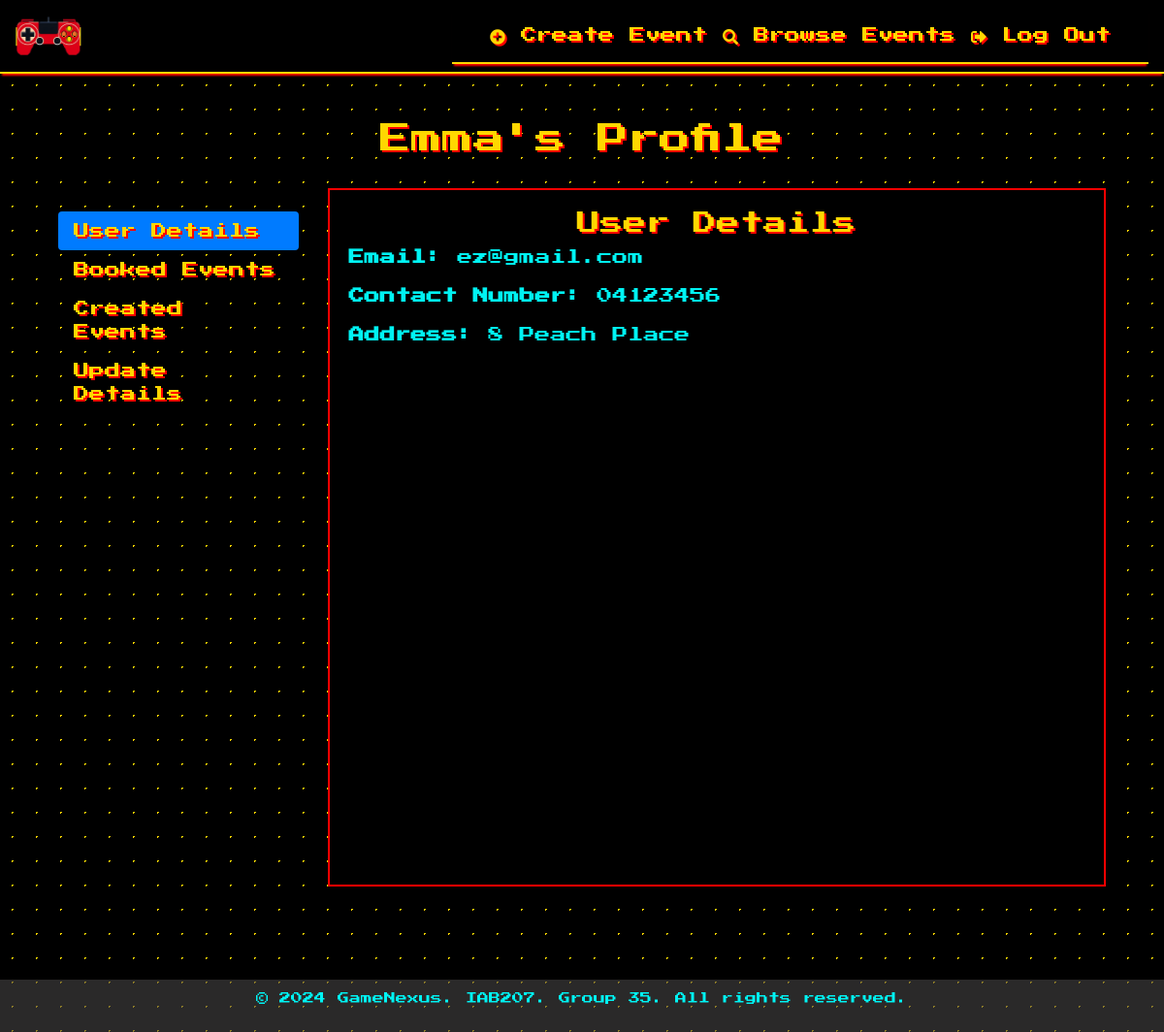
The app's page /user/1 (signed in) with its own data.
### website/models.py (models this page shows)
class User(UserMixin, db.Model):
    __tablename__ = 'users'
    id = db.Column(db.Integer, primary_key=True)
    first_name = db.Column(db.String(50), nullable=False)
    surname = db.Column(db.String(50), nullable=False)
    email = db.Column(db.String(120), unique=True, nullable=False)
    password_hash = db.Column(db.String(128), nullable=False)
    contact_number = db.Column(db.String(15), nullable=False)
    street_address = db.Column(db.String(255), nullable=False)
    is_admin = db.Column(db.Boolean, default=False)
    events = db.relationship('Event', backref='creator', lazy=True)
    bookings = db.relationship('Booking', backref='user', lazy=True)
    comments = db.relationship('Comment', backref='author', lazy=True)

### website/views.py (the view)
@main_bp.route('/user/<int:user_id>', methods=['GET', 'POST'])
@login_required
def user_detail(user_id):
    user = User.query.get_or_404(user_id)
    if user.id != current_user.id:
        flash('You can only view your own profile.', 'error')
        return redirect(url_for('main.index'))
    if request.method == 'POST':
        form = UpdateProfileForm()
        if form.validate_on_submit():
            existing_user = User.query.filter(User.email == form.email.data, User.id != user.id).first()
            if existing_user:
                flash('Email address is already in use.', 'error')
                return redirect(url_for('main.user_detail', user_id=user.id))
            try:
                user.first_name = form.first_name.data
                user.surname = form.surname.data
                user.email = form.email.data
                user.contact_number = form.contact_number.data
                user.street_address = form.street_address.data
                db.session.commit()
                flash('Profile updated successfully!', 'success')
                return redirect(url_for('main.user_detail', user_id=user.id))
            except Exception as e:
                db.session.rollback()
                flash('An error occurred while updating your profile.', 'error')
    else:
        form = UpdateProfileForm(obj=user)
    created_events = Event.query.filter_by(created_by_user_id=user.id).all()
    booked_events = Event.query.join(Booking).filter(Booking.user_id == user.id).all()
    return render_template('user_detail.html',
                         user=user,
                         created_events=created_events,
                         booked_events=booked_events,
                         form=form)

### website/templates/user_detail.html (shortened to what this page needs)
{% extends 'base.html' %}
{% block navbar %}
<nav class="navbar navbar-dark">
    <div class="container">
        <div class="collapse navbar-collapse" id="navbarNav">
            <ul class="navbar-nav ml-auto">
                {% if current_user.is_authenticated %}
                    <li class="nav-item">
                        <a class="nav-link" href="{{ url_for('main.create_event') }}">
                            <i class="fas fa-plus-circle"></i> Create Event
                        </a>
                    </li>
                    <li class="nav-item">
                        <a class="nav-link" href="{{ url_for('main.index', user_id=current_user.id) }}">
                            <i class="fas fa-search"></i> Browse Events
                        </a>
                    </li>
                    <li class="nav-item">
                        <a class="nav-link" href="{{ url_for('auth.logout') }}">
                            <i class="fas fa-sign-out-alt"></i> Log Out
                        </a>
                    </li>
                {% else %}
                    <li class="nav-item">
                        <a class="nav-link" href="{{ url_for('auth.login') }}">
                            <i class="fas fa-sign-in-alt"></i> Log In
                        </a>
                    </li>
                {% endif %}
            </ul>
        </div>
    </div>
</nav>
{% endblock %}
{% block content %}
<div class="container mt-5">
    <h2>{{ user.first_name }}'s Profile</h2>
    <div class="row">
        <div class="col-md-3 mt-5">
            <div class="nav flex-column nav-pills" id="userTab" role="tablist" aria-orientation="vertical">
                <a class="nav-link active" id="user-details-tab" data-toggle="pill" href="#user-details" role="tab" aria-controls="user-details" aria-selected="true">User Details</a>
                <a class="nav-link" id="booked-events-tab" data-toggle="pill" href="#booked-events" role="tab" aria-controls="booked-events" aria-selected="false">Booked Events</a>
                <a class="nav-link" id="created-events-tab" data-toggle="pill" href="#created-events" role="tab" aria-controls="created-events" aria-selected="false">Created Events</a>
                <a class="nav-link" id="update-details-tab" data-toggle="pill" href="#update-details" role="tab" aria-controls="update-details" aria-selected="false">Update Details</a>
            </div>
        </div>
        <div class="col-md-9">
            <div class="tab-content mt-4" id="userTabContent" style="min-height: 90vh;">
                <div class="tab-pane fade show active" id="user-details" role="tabpanel" aria-labelledby="user-details-tab">
                    <h4>User Details</h4>
                    <p><strong>Email:</strong> {{ user.email }}</p>
                    <p><strong>Contact Number:</strong> {{ user.contact_number }}</p>
                    <p><strong>Address:</strong> {{ user.street_address }}</p>
                </div>
            </div>
        </div>
    </div>
</div>
{% endblock %}

### website/static/style/style.css (style rules this page uses)
html, body { height: 100%; margin: 0; display: flex; flex-direction: column; }
body, .logincard { background-color: #000000; color: #FFFFFF; font-family: 'Press Start 2P', cursive; padding-bottom: 60px; overflow-y: auto; background-image: radial-gradient(circle, #FFD700 1px, transparent 1px); background-size: 25px 25px; flex: 1; }
.tab-content { min-height: 520px; position: relative; background-color: #000000; border: 2px solid #FF0000; padding: 20px; }
.tab-pane { position: absolute; width: 100%; height: 100%; top: 0; left: 0; padding: 20px; }
.tab-pane.fade { opacity: 0; transition: opacity 0.15s linear; }
.tab-pane.fade.show { opacity: 1; }
h1, h2, h3, h4, h5, h6, .navbar-brand { color: #FFD700; text-shadow: 2px 2px #FF0000; text-align: center; }
p, .card-text, .participant-text { color: #00f3f3; }
.navbar { background-color: #000000 !important; border-bottom: 2px solid #FFD700; box-shadow: 0 4px 2px -2px #FF0000; }
.navbar-brand, .nav-link { color: #FFD700 !important; text-shadow: 2px 2px #FF0000; }

### records on screen
User: first_name "Emma", email "ez@gmail.com", contact_number "04123456", street_address "8 Peach Place"
